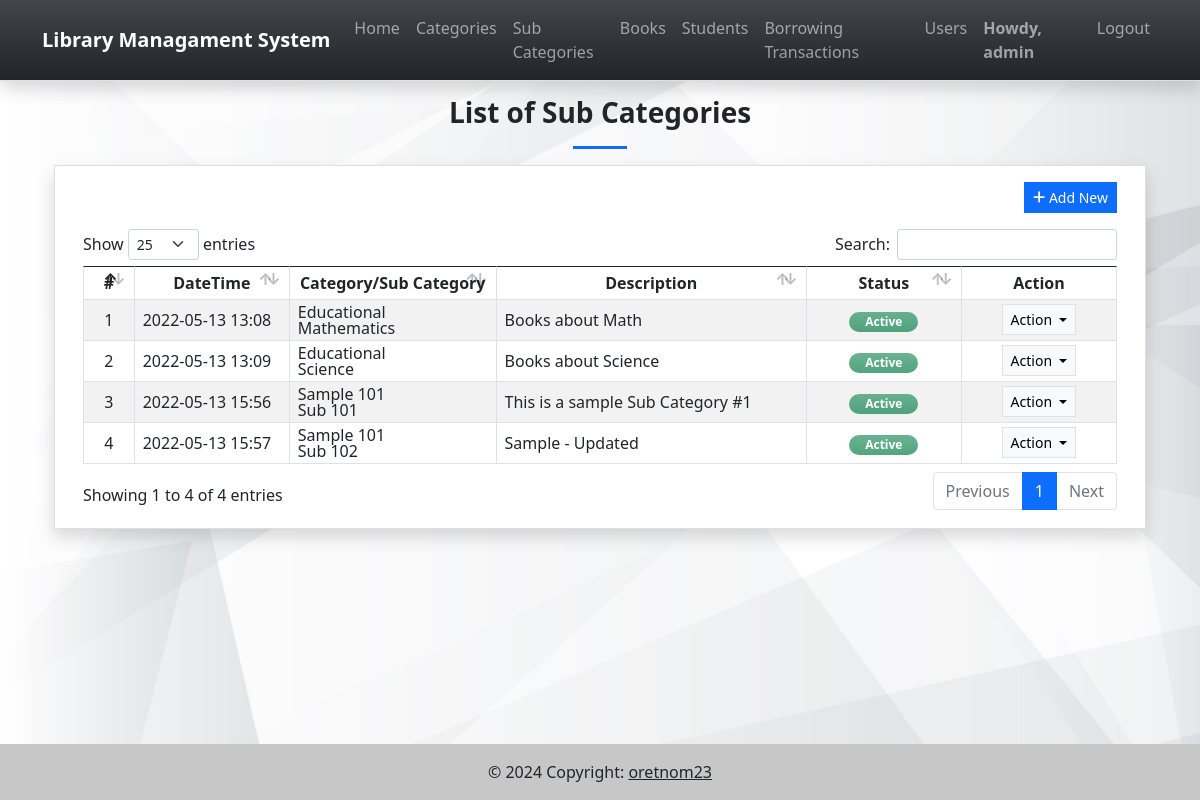
Page /sub_category (signed in) on the committed database.
### lmsApp/models.py (models this page shows, shortened)
class SubCategory(models.Model):
    category = models.ForeignKey(Category, on_delete= models.CASCADE)
    name = models.CharField(max_length=250)
    description = models.TextField(blank=True, null= True)
    status = models.CharField(max_length=2, choices=(('1','Active'), ('2','Inactive')), default = 1)
    delete_flag = models.IntegerField(default = 0)
    date_added = models.DateTimeField(default = timezone.now)
    date_created = models.DateTimeField(auto_now = True)
    class Meta:
        verbose_name_plural = "List of Categories"

class Category(models.Model):
    name = models.CharField(max_length=250)
    description = models.TextField(blank=True, null= True)
    status = models.CharField(max_length=2, choices=(('1','Active'), ('2','Inactive')), default = 1)
    delete_flag = models.IntegerField(default = 0)
    date_added = models.DateTimeField(default = timezone.now)
    date_created = models.DateTimeField(auto_now = True)
    class Meta:
        verbose_name_plural = "List of Categories"
    def __str__(self):
        return str(f"{self.name}")

### lmsApp/views.py (the view)
# urls.py: path('sub_category',views.sub_category,name='sub_category-page'),
@login_required
def sub_category(request):
    context = context_data(request)
    context['page'] = 'sub_category'
    context['page_title'] = "Sub Category List"
    context['sub_category'] = models.SubCategory.objects.filter(delete_flag = 0).all()
    return render(request, 'sub_category.html', context)

### lmsApp/views.py (called while the page is built)
def context_data(request):
    fullpath = request.get_full_path()
    abs_uri = request.build_absolute_uri()
    abs_uri = abs_uri.split(fullpath)[0]
    context = {
        'system_host' : abs_uri,
        'page_name' : '',
        'page_title' : '',
        'system_name' : 'Library Managament System',
        'topbar' : True,
        'footer' : True,
    }
    return context

### lmsApp/templates/sub_category.html (shortened to what this page needs)
{% extends 'base.html' %} {% load static %} {% block pageContent %}
<section class="py-4">
    <div class="container">
        <h3 class="fw-bolder text-center">List of Sub Categories</h3>
        <center>
            <hr class="bg-primary opacity-100" style="height:3px" width="5%">
        </center>
        <div class="card rounded-0 shadow">
            <div class="card-body">
                <div class="container-fluid">
                    <div class="text-end mb-3">
                        <button class="btn btn-sm btn-primary rounded-0 bg-gradient-primary" type="button" id="create_new"><i class="fa fa-plus"></i> Add New</button>
                    </div>
                    <table class="table table-bordered table-striped" id="category-tbl">
                        <colcategory>
                            <col width="5%">
                            <col width="15%">
                            <col width="20%">
                            <col width="30%">
                            <col width="15%">
                            <col width="15%">
                        </colcategory>
                        <thead>
                            <tr>
                                <th class="text-center">#</th>
                                <th class="text-center">DateTime</th>
                                <th class="text-center">Category/Sub Category</th>
                                <th class="text-center">Description</th>
                                <th class="text-center">Status</th>
                                <th class="text-center">Action</th>
                            </tr>
                        </thead>
                        <tbody>
                            {% for cat in sub_category %}
                            <tr>
                                <td class="text-center">{{ forloop.counter }}</td>
                                <td>{{ cat.date_created|date:"Y-m-d H:i" }}</td>
                                <td>
                                    <div class="lh-1">
                                        <div>{{ cat.category}}</div>
                                        <div>{{ cat.name}}</div>
                                    </div>
                                </td>
                                <td>
                                    <p class="m-0 truncate-1">{{ cat.description|safe }}</p>
                                </td>
                                <td class="text-center">
                                    {% if cat.status == '1' %}
                                    <span class="badge badge-success bg-gradient bg-success px-3 rounded-pill bg-opacity-75 text-sm py-1">Active</span> {% else %}
                                    <span class="badge badge-secondary bg-gradient bg-secondary px-3 rounded-pill bg-opacity-75 text-sm py-1">Inactive</span> {% endif %}
                                </td>
                                <td class="text-center">
                                    <div class="dropdown">
                                        <button class="btn btn-light btn-sm rounded-0 border dropdown-toggle" type="button" id="abtn{{cat.pk}}" data-bs-toggle="dropdown" aria-expanded="false">
                                          Action
                                        </button>
                                    </div>
                                </td>
                            </tr>
                            {% endfor %}
                        </tbody>
                    </table>
                </div>
            </div>
        </div>
    </div>
</section>
{% endblock pageContent %}

### lmsApp/templates/topNavigation.html (shortened to what this page needs)
{% load static %}
<header>
    <nav class="navbar navbar-expand-lg navbar-dark bg-dark bg-gradient fixed-top shadow border-bottom">
        <div class="container">
            <a class="navbar-brand" target="_blank" href="./">
                <b>{{system_name}}</b>
            </a>
            <div class="collapse navbar-collapse" id="navbarExample01">
                <ul class="navbar-nav me-auto mb-2 mb-lg-0" id="topNav">
                    {% if request.user.is_authenticated %}
                    <li class="nav-item">
                        <a class="nav-link" aria-current="page" href="{% url 'home-page' %}">Home</a>
                    </li>
                    <li class="nav-item">
                        <a class="nav-link" aria-current="page" href="{% url 'category-page' %}">Categories</a>
                    </li>
                    <li class="nav-item">
                        <a class="nav-link" aria-current="page" href="{% url 'sub_category-page' %}">Sub Categories</a>
                    </li>
                    <li class="nav-item">
                        <a class="nav-link" aria-current="page" href="{% url 'book-page' %}">Books</a>
                    </li>
                    <li class="nav-item">
                        <a class="nav-link" aria-current="page" href="{% url 'student-page' %}">Students</a>
                    </li>
                    <li class="nav-item">
                        <a class="nav-link" aria-current="page" href="{% url 'borrow-page' %}">Borrowing Transactions</a>
                    </li>
                    {% if request.user.is_superuser %}
                    <li class="nav-item">
                        <a class="nav-link" aria-current="page" href="{% url 'user-page' %}">Users</a>
                    </li>
                    {% endif %}
                    {% endif %}
                </ul>
                <ul class="navbar-nav d-flex flex-row">
                    {% if user.id %}
                    <li class="nav-item">
                        <a class="nav-link"  href="{% url 'profile-page' %}"><b>Howdy, {{user.username}}</b></a>
                    </li>
                    <li class="nav-item">
                        <a class="nav-link" aria-current="page" href="{% url 'logout' %}">Logout</a>
                    </li>
                    {% else %}
                    <li class="nav-item">
                        <a class="nav-link" aria-current="page" href="{% url 'login-page' %}">Login</a>
                    </li>
                    {% endif %}
                </ul>
            </div>
        </div>
    </nav>
</header>

### static/assets/default/css/style.css (style rules this page uses)
html, body { height: 100%; width: 100%; max-height: 100%; overflow: auto; display: flex; flex-direction: column; }
body>header { flex-shrink: auto; }
.truncate-1 { overflow: hidden; text-overflow: ellipsis; display: -webkit-box; -webkit-line-clamp: 1; -webkit-box-orient: vertical; width: calc(100%); }

### rows in the picture
SubCategory: date_created "2022-05-13 13:08", category "Educational", name "Mathematics", description "Books about Math", status "Active"
SubCategory: date_created "2022-05-13 13:09", category "Educational", name "Science", description "Books about Science", status "Active"
SubCategory: date_created "2022-05-13 15:56", category "Sample 101", name "Sub 101", description "This is a sample Sub Category #1", status "Active"
SubCategory: date_created "2022-05-13 15:57", category "Sample 101", name "Sub 102", description "Sample - Updated", status "Active"

### other values in the picture
{{ system_name }} "Library Managament System"
{{ user.username }} "admin"
